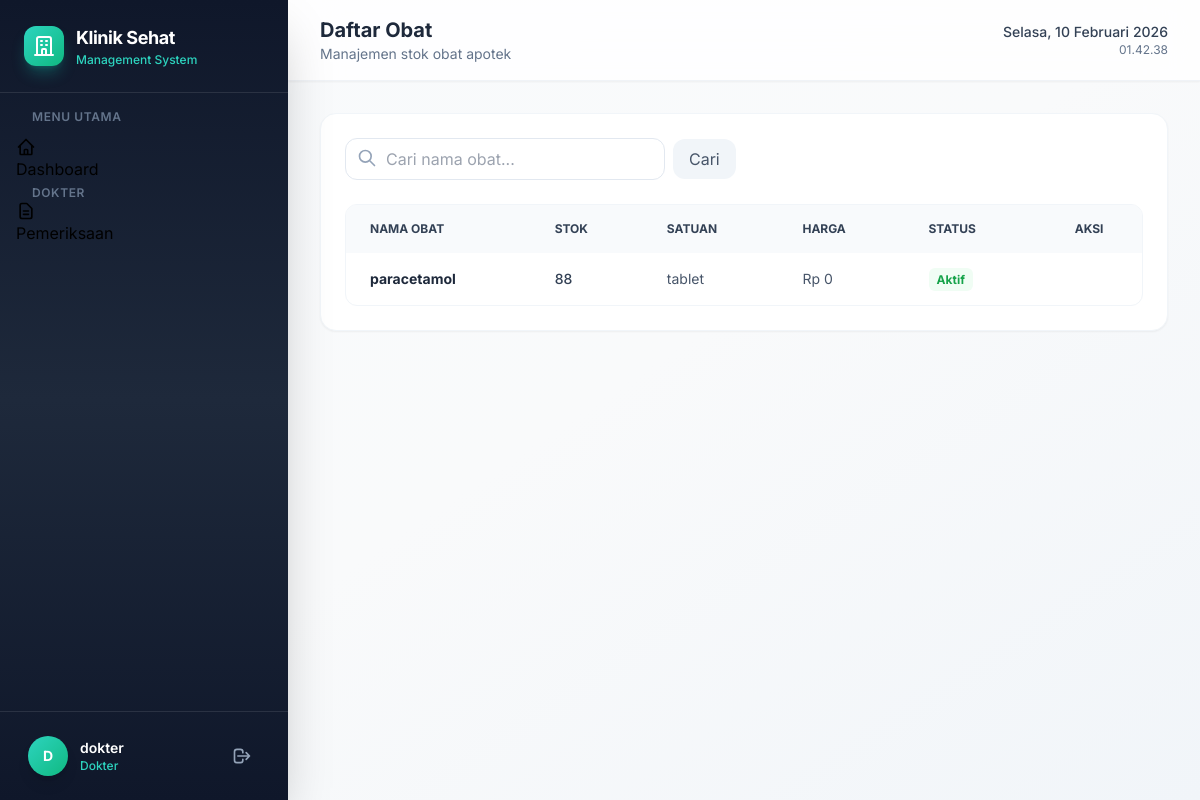
The app's page /pharmacy/medicines/ (signed in) with its own data.
### clinic_auth/models.py (models this page shows, shortened)
class User(AbstractUser):
    ROLE_CHOICES = [
        ("admin", "Admin"),
        ("loket", "Loket"),
        ("ugd", "UGD"),
        ("dokter", "Dokter"),
        ("farmasi", "Farmasi"),
    ]
    role = models.CharField(max_length=20, choices=ROLE_CHOICES, default="loket")
    phone = models.CharField(max_length=20, blank=True)
    class Meta:
        db_table = "users"

### pharmacy/models.py (models this page shows, shortened)
class Medicine(models.Model):
    name = models.CharField(max_length=100, verbose_name="Nama Obat")
    description = models.TextField(blank=True, verbose_name="Deskripsi")
    stock = models.PositiveIntegerField(default=0, verbose_name="Stok")
    unit = models.CharField(max_length=30, default="tablet", verbose_name="Satuan")
    price = models.DecimalField(
        max_digits=12, decimal_places=2, default=0, verbose_name="Harga"
    )
    is_active = models.BooleanField(default=True, verbose_name="Aktif")
    created_at = models.DateTimeField(auto_now_add=True)
    updated_at = models.DateTimeField(auto_now=True)
    class Meta:
        db_table = "medicines"
        ordering = ["name"]
        verbose_name = "Obat"
        verbose_name_plural = "Obat"

### pharmacy/views.py (the view)
# urls.py: path("medicines/", views.MedicineListView.as_view(), name="medicine-list"),
class MedicineListView(LoginRequiredMixin, ListView):
    model = Medicine
    template_name = "pharmacy/medicine_list.html"
    context_object_name = "medicines"
    paginate_by = 20
    def get_queryset(self):
        qs = super().get_queryset()
        search = self.request.GET.get("search", "")
        if search:
            qs = qs.filter(Q(name__icontains=search))
        return qs

### templates/pharmacy/medicine_list.html (shortened to what this page needs)
{% extends 'base.html' %}
{% block page_title %}Daftar Obat{% endblock %}
{% block page_subtitle %}Manajemen stok obat apotek{% endblock %}
{% block content %}
<div class="bg-white rounded-2xl p-6 shadow-sm border border-slate-100">
    <div class="flex flex-col md:flex-row md:items-center justify-between gap-4 mb-6">
        <form method="get" class="flex items-center gap-2 w-full md:w-auto">
            <div class="relative w-full md:w-80">
                <input type="text" name="search" value="{{ request.GET.search }}" placeholder="Cari nama obat..."
                    class="w-full pl-10 pr-4 py-2 rounded-xl border border-slate-200 focus:ring-2 focus:ring-teal-500 focus:border-transparent transition-all">
                <svg class="w-5 h-5 text-slate-400 absolute left-3 top-2.5" fill="none" stroke="currentColor" viewBox="0 0 24 24">
                    <path stroke-linecap="round" stroke-linejoin="round" stroke-width="2" d="M21 21l-6-6m2-5a7 7 0 11-14 0 7 7 0 0114 0z"/>
                </svg>
            </div>
            <button type="submit" class="px-4 py-2 bg-slate-100 text-slate-600 rounded-xl hover:bg-slate-200 transition-colors">
                Cari
            </button>
        </form>
    </div>
    <div class="overflow-x-auto rounded-xl border border-slate-100">
        <table class="w-full text-left text-sm text-slate-600">
            <thead class="bg-slate-50 text-slate-700 font-semibold uppercase text-xs">
                <tr>
                    <th class="px-6 py-4">Nama Obat</th>
                    <th class="px-6 py-4">Stok</th>
                    <th class="px-6 py-4">Satuan</th>
                    <th class="px-6 py-4">Harga</th>
                    <th class="px-6 py-4">Status</th>
                    <th class="px-6 py-4 text-center">Aksi</th>
                </tr>
            </thead>
            <tbody class="divide-y divide-slate-100">
                {% for medicine in medicines %}
                <tr class="hover:bg-slate-50 transition-colors">
                    <td class="px-6 py-4 font-bold text-slate-800">{{ medicine.name }}</td>
                    <td class="px-6 py-4">
                        {% if medicine.stock <= 10 %}
                        <span class="text-red-600 font-bold flex items-center gap-1">
                            {{ medicine.stock }}
                            <svg class="w-4 h-4" fill="none" stroke="currentColor" viewBox="0 0 24 24"><path stroke-linecap="round" stroke-linejoin="round" stroke-width="2" d="M12 9v2m0 4h.01m-6.938 4h13.856c1.54 0 2.502-1.667 1.732-3L13.732 4c-.77-1.333-2.694-1.333-3.464 0L3.34 16c-.77 1.333.192 3 1.732 3z"/></svg>
                        </span>
                        {% else %}
                        <span class="text-slate-700 font-medium">{{ medicine.stock }}</span>
                        {% endif %}
                    </td>
                    <td class="px-6 py-4">{{ medicine.unit }}</td>
                    <td class="px-6 py-4">Rp {{ medicine.price|floatformat:0 }}</td>
                    <td class="px-6 py-4">
                        {% if medicine.is_active %}
                        <span class="px-2 py-1 rounded-md text-xs font-bold bg-green-50 text-green-600">Aktif</span>
                        {% else %}
                        <span class="px-2 py-1 rounded-md text-xs font-bold bg-slate-100 text-slate-500">Non-Aktif</span>
                        {% endif %}
                    </td>
                    <td class="px-6 py-4 text-center">
                    </td>
                </tr>
                {% empty %}
                <tr>
                    <td colspan="6" class="px-6 py-12 text-center text-slate-500 italic">Data obat kosong.</td>
                </tr>
                {% endfor %}
            </tbody>
        </table>
    </div>
</div>
{% endblock %}

### templates/base.html (shortened to what this page needs)
{% load static %}
<!DOCTYPE html>
<html lang="id" class="h-full">
<head>
    <script src="https://cdn.tailwindcss.com"></script>
    <link href="https://cdn.jsdelivr.net/npm/heroicons@2.0.18/heroicons.min.css" rel="stylesheet">
</head>
<body class="h-full bg-gradient-to-br from-slate-50 via-gray-50 to-slate-100">
    {% if user.is_authenticated %}
    <div class="flex h-screen overflow-hidden">
        <aside id="sidebar" class="w-72 bg-gradient-to-b from-slate-900 via-slate-800 to-slate-900 flex flex-col shadow-2xl z-30 transition-all duration-300 flex-shrink-0">
            <div class="p-6 border-b border-white/10">
                <div class="flex items-center gap-3">
                    <div class="w-10 h-10 rounded-xl bg-gradient-to-br from-teal-400 to-emerald-500 flex items-center justify-center shadow-lg shadow-teal-500/30">
                        <svg class="w-6 h-6 text-white" fill="none" stroke="currentColor" viewBox="0 0 24 24">
                            <path stroke-linecap="round" stroke-linejoin="round" stroke-width="2" d="M19 21V5a2 2 0 00-2-2H7a2 2 0 00-2 2v16m14 0h2m-2 0h-5m-9 0H3m2 0h5M9 7h1m-1 4h1m4-4h1m-1 4h1m-5 10v-5a1 1 0 011-1h2a1 1 0 011 1v5m-4 0h4"/>
                        </svg>
                    </div>
                    <div>
                        <h1 class="text-lg font-bold text-white tracking-tight">Klinik Sehat</h1>
                        <p class="text-xs text-teal-400 font-medium">Management System</p>
                    </div>
                </div>
            </div>
            <nav class="flex-1 p-4 space-y-1 overflow-y-auto">
                <p class="text-xs font-semibold text-slate-500 uppercase tracking-wider px-4 mb-3">Menu Utama</p>
                <a href="{% url 'dashboard' %}" class="sidebar-link {% if request.resolver_match.url_name == 'dashboard' %}active{% endif %}">
                    <svg class="w-5 h-5" fill="none" stroke="currentColor" viewBox="0 0 24 24"><path stroke-linecap="round" stroke-linejoin="round" stroke-width="2" d="M3 12l2-2m0 0l7-7 7 7M5 10v10a1 1 0 001 1h3m10-11l2 2m-2-2v10a1 1 0 01-1 1h-3m-6 0a1 1 0 001-1v-4a1 1 0 011-1h2a1 1 0 011 1v4a1 1 0 001 1m-6 0h6"/></svg>
                    Dashboard
                </a>
                {% if user.role == 'admin' or user.role == 'dokter' %}
                <p class="text-xs font-semibold text-slate-500 uppercase tracking-wider px-4 mt-6 mb-3">Dokter</p>
                <a href="{% url 'examination-list' %}" class="sidebar-link {% if 'examination' in request.resolver_match.url_name %}active{% endif %}">
                    <svg class="w-5 h-5" fill="none" stroke="currentColor" viewBox="0 0 24 24"><path stroke-linecap="round" stroke-linejoin="round" stroke-width="2" d="M9 12h6m-6 4h6m2 5H7a2 2 0 01-2-2V5a2 2 0 012-2h5.586a1 1 0 01.707.293l5.414 5.414a1 1 0 01.293.707V19a2 2 0 01-2 2z"/></svg>
                    Pemeriksaan
                </a>
                {% endif %}
            </nav>
            <div class="p-4 border-t border-white/10">
                <div class="flex items-center gap-3 px-3 py-2">
                    <div class="w-10 h-10 rounded-full bg-gradient-to-br from-teal-400 to-emerald-500 flex items-center justify-center text-white font-bold text-sm shadow-lg">
                        {{ user.first_name|default:user.username|first|upper }}
                    </div>
                    <div class="flex-1 min-w-0">
                        <p class="text-sm font-semibold text-white truncate">{{ user.get_full_name|default:user.username }}</p>
                        <p class="text-xs text-teal-400 font-medium">{{ user.get_role_display }}</p>
                    </div>
                    <a href="{% url 'logout' %}" class="p-2 rounded-lg text-slate-400 hover:text-red-400 hover:bg-white/10 transition-all" title="Logout">
                        <svg class="w-5 h-5" fill="none" stroke="currentColor" viewBox="0 0 24 24"><path stroke-linecap="round" stroke-linejoin="round" stroke-width="2" d="M17 16l4-4m0 0l-4-4m4 4H7m6 4v1a3 3 0 01-3 3H6a3 3 0 01-3-3V7a3 3 0 013-3h4a3 3 0 013 3v1"/></svg>
                    </a>
                </div>
            </div>
        </aside>
        <div class="flex-1 flex flex-col overflow-hidden">
            <header class="bg-white/80 backdrop-blur-xl border-b border-slate-200/50 px-8 py-4 flex items-center justify-between shadow-sm z-20">
                <div class="flex items-center gap-4">
                    <div>
                        <h2 class="text-xl font-bold text-slate-800">{% block page_title %}Dashboard{% endblock %}</h2>
                        <p class="text-sm text-slate-500">{% block page_subtitle %}Selamat datang di Sistem Manajemen Klinik{% endblock %}</p>
                    </div>
                </div>
                <div class="flex items-center gap-3">
                    <div class="text-right hidden sm:block">
                        <p class="text-sm font-medium text-slate-700" id="current-date"></p>
                        <p class="text-xs text-slate-500" id="current-time"></p>
                    </div>
                </div>
            </header>
            <main class="flex-1 overflow-y-auto p-8">
                {% block content %}{% endblock %}
            </main>
        </div>
    </div>
    {% else %}
        {% block auth_content %}{% endblock %}
    {% endif %}
</body>
</html>

### templates/base.html (style rules this page uses)
* { font-family: 'Inter', system-ui, -apple-system, sans-serif; }
.sidebar-link { @apply flex items-center gap-3 px-4 py-3 rounded-xl text-slate-300 hover:text-white hover:bg-white/10 transition-all duration-200; }

### records on screen
User: first_name|first "D", get_full_name "dokter", role "Dokter"
Medicine: name "paracetamol", stock "88", unit "tablet", price "0", is_active "Aktif"
